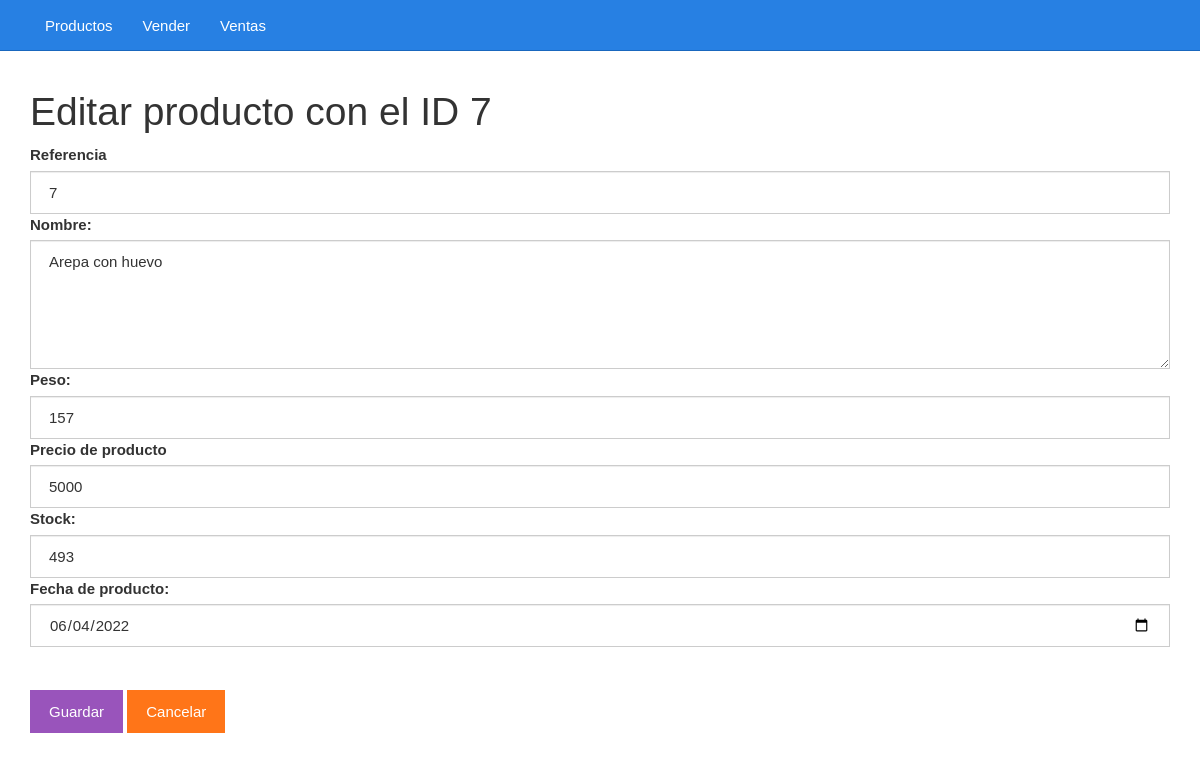
The app's page /editar.php?id=7 with its own data.
### tables this page shows
CREATE TABLE `productos` (
  `id` bigint(20) UNSIGNED NOT NULL,
  `codigo` varchar(255) NOT NULL,
  `descripcion` varchar(255) NOT NULL,
  `peso` int(11) NOT NULL,
  `precioCompra` int(11) NOT NULL,
  `existencia` int(11) NOT NULL,
  `fec_registro` date NOT NULL
);

### editar.php (the view, shortened to what this page needs)
<?php
$id = $_GET["id"];
include_once "base_de_datos.php";
$sentencia = $base_de_datos->prepare("SELECT * FROM productos WHERE id = ?;");
$sentencia->execute([$id]);
$producto = $sentencia->fetch(PDO::FETCH_OBJ);
?>
<?php include_once "encabezado.php" ?>
	<div class="col-xs-12">
		<h1>Editar producto con el ID <?php echo $producto->id; ?></h1>
		<form method="post" action="guardarDatosEditados.php">
			<label for="codigo">Referencia</label>
			<input value="<?php echo $producto->codigo ?>" class="form-control" name="codigo" required type="text" id="codigo" placeholder="Escribe la refrencia">
			<label for="descripcion">Nombre:</label>
			<textarea required id="descripcion" name="descripcion" cols="30" rows="5" class="form-control"><?php echo $producto->descripcion ?></textarea>
			<label for="peso">Peso:</label>
			<input value="<?php echo $producto->peso ?>" class="form-control" name="peso" required type="number" id="peso" placeholder="Peso">
			<label for="precioCompra">Precio de producto</label>
			<input value="<?php echo $producto->precioCompra ?>" class="form-control" name="precioCompra" required type="number" id="precioCompra" placeholder="Precio de producto">
			<label for="existencia">Stock:</label>
			<input value="<?php echo $producto->existencia ?>" class="form-control" name="existencia" required type="number" id="existencia" placeholder="Cantidad o existencia">
			<label for="fec_registro">Fecha de producto:</label>
			<input value="<?php echo $producto->fec_registro ?>" class="form-control" name="fec_registro" required type="date" id="fec_registro" placeholder="Cantidad o existencia">
			<br><br><input class="btn btn-info" type="submit" value="Guardar">
			<a class="btn btn-warning" href="./listar.php">Cancelar</a>
		</form>
	</div>
<?php include_once "pie.php" ?>

### css/estilo.css (style rules this page uses)
body { padding-top: 70px; }

### records on screen
productos: id "7", codigo "7", descripcion "Arepa con huevo", peso "157", precioCompra "5000", existencia "493", fec_registro "06/04/2022"
